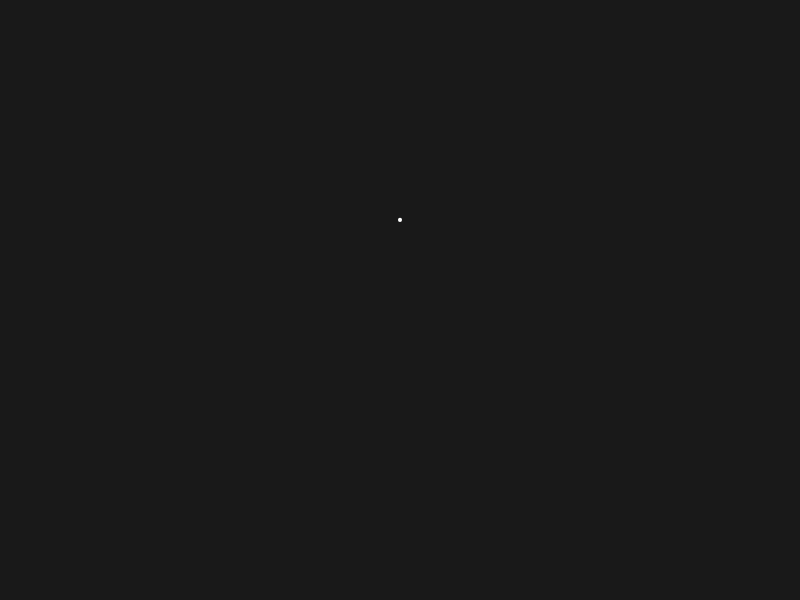
Frame 1 (no input)
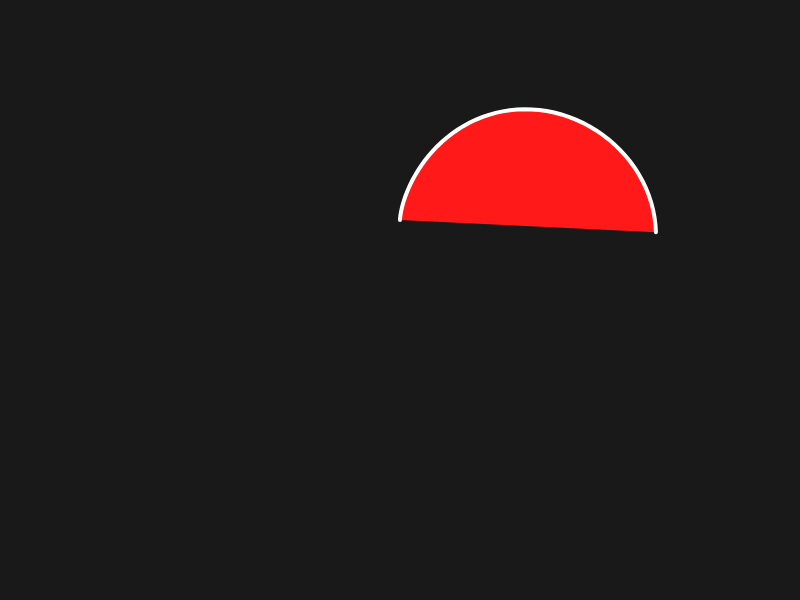
Frame 60 (no input)
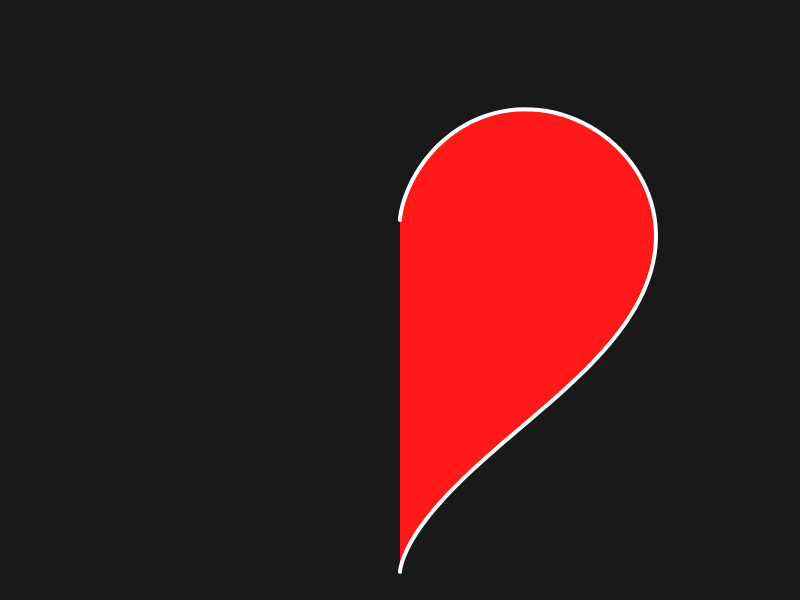
Frame 120 (the mouse pressed at the canvas centre since frame 60)

The p5.js sketch that drew these frames (run headless with seeded random() and noise() and a simulated clock; from frame 60 on, the mouse is pressed at the canvas centre):

// p5.js sketch
// ── sketch.js
//  Heart
//  This project is based on p5js sketch by Daniel Shiffman.
//  https://editor.p5js.org/codingtrain/sketches/C0kJ-BjYW
//
//  Via Twitter, Shiffman credits this MathWorld webpage for the math.
//  http://mathworld.wolfram.com/HeartCurve.html

function setup() {
  createCanvas(800, 600);
}

function draw() {
  background(25);
  
  let finish = (frameCount % 240) / 480.0;
  
  translate(400.0, 300.0);
  
  strokeWeight(4.0);
  stroke(255);
  fill(255,25,25,255);
  beginShape();
  
  let heartSize = 16.0;
  
  var percent = 0.0;
  while (percent <= finish) {
    let a = map(percent, 0.0, 0.5, 0.0, TWO_PI);
    
    let x = (16.0 * pow(sin(a), 3.0)) * heartSize;
    let y = (13.0 * cos(a) - 5.0 * cos(2 * a) - 2.0 * cos(3.0 * a) - cos(4.0 * a)) * -heartSize;
    
    vertex(x, y);
    
    percent += 0.002;
  }
  
  endShape();
  
  if (finish >= 0.49) {
    noLoop();
  }
}
